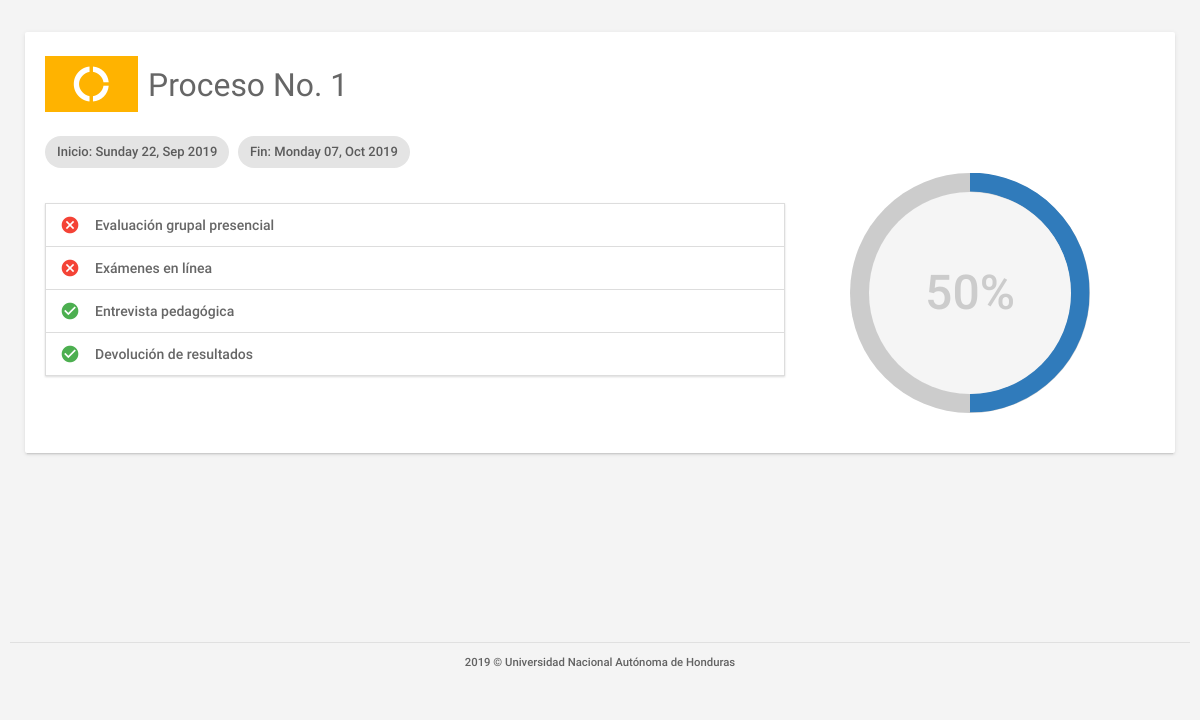
The page /consultar_progreso.php (signed in) on the database its author committed.
### tables this page shows
CREATE TABLE IF NOT EXISTS `tbl_control_de_procesos` (
  `idcontrolprocesos` INT NOT NULL AUTO_INCREMENT,
  `porcentaje` INT NULL,
  `etapa1` BOOLEAN NULL,
  `etapa2` BOOLEAN NULL,
  `etapa3` BOOLEAN NULL,
  `etapa4` BOOLEAN NULL,
  `idEstudiante` INT NOT NULL,
  `idprocesos` INT NOT NULL,
  PRIMARY KEY (`idcontrolprocesos`),
  CONSTRAINT `fk_tbl_control_de_procesos_tbl_estudiantes1`
    FOREIGN KEY (`idEstudiante`)
    REFERENCES `tbl_estudiantes` (`idEstudiante`)
    ON DELETE NO ACTION
    ON UPDATE NO ACTION,
  CONSTRAINT `fk_tbl_control_de_procesos_tbl_procesos1`
    FOREIGN KEY (`idprocesos`)
    REFERENCES `tbl_procesos` (`idprocesos`)
    ON DELETE NO ACTION
    ON UPDATE NO ACTION);

CREATE TABLE IF NOT EXISTS `tbl_procesos` (
  `idprocesos` INT NOT NULL,
  `fechainicio` DATETIME NULL,
  `fechafinal` DATETIME NULL,
  `fechainiciotestlinea` DATETIME NULL,
  `fechafinaltestlinea` DATETIME NULL,
  `urltestlinea1` VARCHAR(300) NULL,
  `urltestline2` VARCHAR(300) NULL,
  `clavetest` VARCHAR(100) NULL,
  `fechainicioentrevista` DATETIME NULL,
  `fechafinentrevista` DATETIME NULL,
  `fechainiciodevuelveresultado` DATETIME NULL,
  `fechafindevuelveresultado` DATETIME NULL,
  `estado` VARCHAR(45) NULL,
  PRIMARY KEY (`idprocesos`));

### assets/clases/class_conexion.php (called while the page is built, shortened)
<?php
	class Conexion{
		private $usuario = "root";
		private $contraseña = "oracle123";
		private $host = "localhost";
		private $baseDatos = "db_formacion";
		private $puerto = "3306";
		private $link;
		public function establecerConexion(){
			$this->link = mysqli_connect($this->host,$this->usuario,$this->contraseña,$this->baseDatos,$this->puerto);
			$this->link->set_charset("utf8");
		}
		public function ejecutarInstruccion($sql){
			return mysqli_query($this->link, $sql);
		}
	}
?>

### consultar_progreso.php (the view, shortened to what this page needs)
<?php
    require('./assets/clases/class_conexion.php');
    $mysql = new Conexion();
    $sql = sprintf("
    SELECT * FROM tbl_control_de_procesos
    LEFT JOIN tbl_procesos
    ON tbl_control_de_procesos.idprocesos = tbl_procesos.idprocesos
    where tbl_control_de_procesos.idEstudiante = '%s'
    ORDER by tbl_procesos.fechafindevuelveresultado DESC
    ",$_SESSION["idPersona"]);
    $query=$mysql->ejecutarInstruccion($sql);
?>
<!DOCTYPE html>
<html lang="es">
<head>
    <link type="text/css" rel="stylesheet" href="assets/plugins/materialize/css/materialize.min.css" />
    <link href="assets/css/materialize_Icons.css" rel="stylesheet">
    <link href="assets/css/alpha.css" rel="stylesheet" type="text/css" />
    <link href="assets/css/custom.css" rel="stylesheet" type="text/css" />
    <link href="assets/css/gestionar_Usuarios.css" rel="stylesheet" type="text/css">
    <link href="assets/plugins/sweetalert/sweetalert.css" rel="stylesheet" type="text/css" />
    <link href="assets/plugins/material-preloader/css/materialPreloader.min.css" rel="stylesheet">
    <link href="assets/plugins/Circle Progress/circleProgressBar.css" rel="stylesheet">
    <link href="assets/css/consultar_progreso.css" rel="stylesheet">
</head>
<body>
    <div class="mn-content">
        <main class="mn-inner">
            <div class="row">
                <?php
                while($datos = mysqli_fetch_array($query))
                {
            ?>
                <div class="col s12 m12" style="padding: 0px;">
                    <div class="card">
                        <div class="card-content">
                            <div class="row valign-wrapper">
                                <div class="col s3 m1 amber darken-1 phase_icon valign-wrapper" style="height:4rem;">
                                    <i class="material-icons white-text center"
                                        style="width: 100%;font-size:3rem;">donut_large</i>
                                </div>
                                <div class="col s9 m11 valign-wrapper">
                                    <h4>Proceso No. <?php echo $datos['idprocesos']?></h4>
                                </div>
                            </div>
                            <div class="chip">
                                Inicio: <?php
                                    $string = $datos['fechainicio'];
                                    $date = DateTime::createFromFormat("Y-m-d H:i:s", $string);
                                    echo strftime("%A %d, %b %Y",$date->getTimestamp());
                                ?>
                            </div>
                            <div class="chip">
                                Fin: <?php
                                    $string = $datos['fechafindevuelveresultado'];
                                    $date = DateTime::createFromFormat("Y-m-d H:i:s", $string);
                                    echo strftime("%A %d, %b %Y",$date->getTimestamp());
                                ?>
                            </div>
                            <div class="row valign-wrapper">
                                <div class="col s12 m7 l8" style="padding: 0px;">
                                    <ul class="collapsible" data-collapsible="accordion">
                                        <li>
                                            <div class="collapsible-header">
                                                <i
                                                    class="material-icons <?php echo $datos['etapa1'] ? "green-text":"red-text"; ?>">
                                                </i>
                                                Evaluación grupal presencial
                                            </div>
                                        </li>
                                        <li>
                                            <div class="collapsible-header">
                                                <i
                                                    class="material-icons <?php echo $datos['etapa2'] ? "green-text":"red-text"; ?>">
                                                </i>
                                                Exámenes en línea
                                            </div>
                                        </li>
                                        <li>
                                            <div class="collapsible-header">
                                                <i
                                                    class="material-icons <?php echo $datos['etapa3'] ? "green-text":"red-text"; ?>">
                                                </i>
                                                Entrevista pedagógica
                                            </div>
                                        </li>
                                        <li>
                                            <div class="collapsible-header">
                                                <i
                                                    class="material-icons <?php echo $datos['etapa4'] ? "green-text":"red-text"; ?>">
                                                </i>
                                                Devolución de resultados
                                            </div>
                                        </li>
                                    </ul>
                                </div>
                                <div class="col s12 m5 l4">
                                    <div class="c100 p<?php echo $datos['porcentaje']?> big center">
                                        <span><?php echo $datos['porcentaje']?>%</span>
                                    </div>
                                </div>
                            </div>
                        </div>
                    </div>
                </div>
                <?php
                }
            ?>
            </div>
        </main>
        <div id="div-piePagina"></div>
    </div>
    <div class="left-sidebar-hover"></div>
</body>
</html>

### assets/css/alpha.css (style rules this page uses)
html, body, .mn-content { font-size: 14px; height: 100%; width: 100%; }
html { font-weight: 500; color: rgba(0, 0, 0, 0.6); }
body { background-color: #F4F4F4; overflow-y: auto!important; overflow-x: hidden; }
.mn-content { opacity: 1; -webkit-transition: opacity .3s; -moz-transition: opacity .3s; -o-transition: opacity .3s; transition: opacity .3s; }
.collapsible-header i { width: auto; font-size: 20px; line-height: inherit; display: inline-block; text-align: left; margin-right: 15px; }
.left-sidebar-hover { position: fixed; background: transparent; width: 13.25px; left: 0; top: 0; bottom: 0; }
.mn-inner { padding: 25px 25px 9.5px 25px; min-height: 79vh !important; }
.card, .card-panel { box-shadow: 0 2px 2px 0 rgba(0, 0, 0, 0.05), 0 3px 1px -2px rgba(0, 0, 0, 0.08), 0 1px 5px 0 rgba(0, 0, 0, 0.08); position: relative; }
.collapsible { -webkit-box-shadow: 0 1px 2px rgba(0, 0, 0, 0.15); box-shadow: 0 1px 2px rgba(0, 0, 0, 0.15); }

### assets/css/custom.css (style rules this page uses)
#div-piePagina { bottom: 0px; font-size: 0.9em; width: 100%; padding: 10px; background-color: #F4F4F4; }
.mn-inner { min-height: 84vh; }

### rows shown on the page
tbl_control_de_procesos: idprocesos.idprocesos "1", idprocesos.fechainicio "Sunday 22, Sep 2019", idprocesos.fechafindevuelveresultado "Monday 07, Oct 2019", etapa1 0 (drawn), etapa2 0 (drawn), etapa3 1 (drawn), etapa4 1 (drawn), porcentaje "50"
